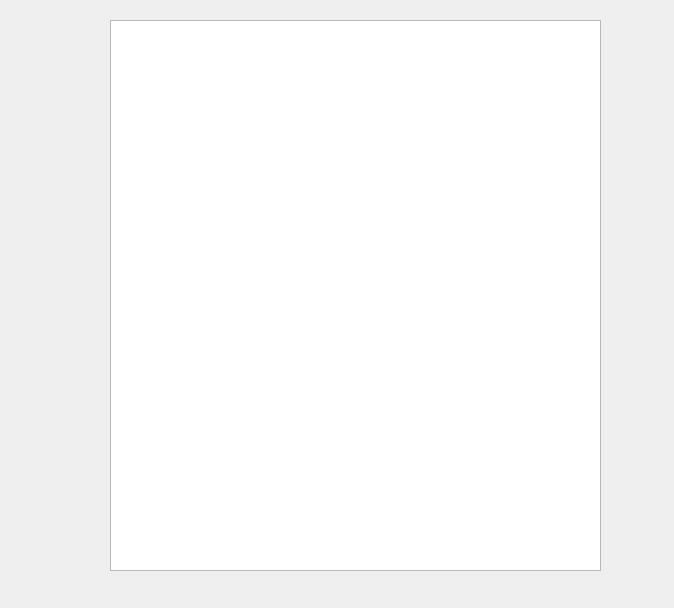
<?xml version="1.0" encoding="UTF-8"?>
<ui version="4.0">
 <class>Cluster</class>
 <widget class="QDialog" name="Cluster">
  <property name="geometry">
   <rect>
    <x>0</x>
    <y>0</y>
    <width>674</width>
    <height>608</height>
   </rect>
  </property>
  <property name="windowTitle">
   <string>Dialog</string>
  </property>
  <widget class="QTableWidget" name="tableWidget">
   <property name="geometry">
    <rect>
     <x>110</x>
     <y>20</y>
     <width>491</width>
     <height>551</height>
    </rect>
   </property>
  </widget>
 </widget>
 <resources/>
 <connections/>
</ui>
